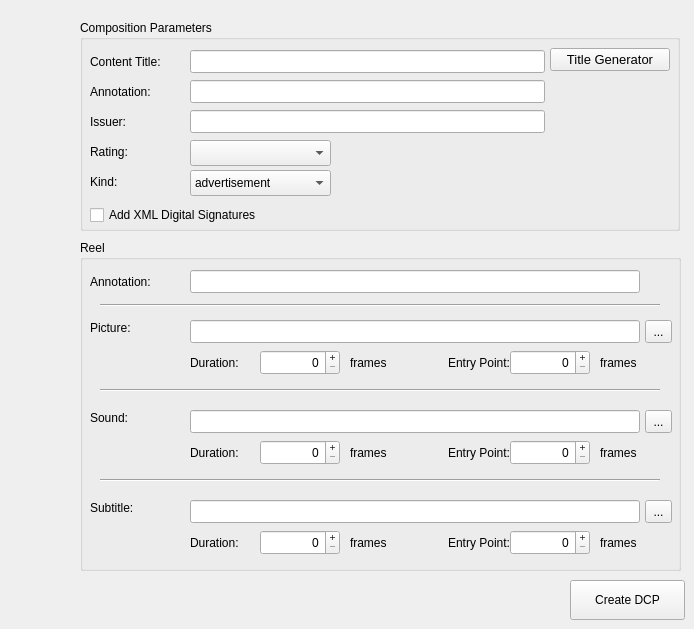
        <widget class="QWidget" name="xmlTab">
         <attribute name="title">
          <string notr="true">DCP</string>
         </attribute>
         <widget class="QGroupBox" name="cplGroupBox">
          <property name="geometry">
           <rect>
            <x>80</x>
            <y>20</y>
            <width>600</width>
            <height>211</height>
           </rect>
          </property>
          <property name="title">
           <string>Composition Parameters</string>
          </property>
          <widget class="QLabel" name="cplAnnotationLabel">
           <property name="geometry">
            <rect>
             <x>10</x>
             <y>60</y>
             <width>100</width>
             <height>23</height>
            </rect>
           </property>
           <property name="text">
            <string>Annotation:</string>
           </property>
          </widget>
          <widget class="QLabel" name="cplTitleLabel">
           <property name="geometry">
            <rect>
             <x>10</x>
             <y>30</y>
             <width>100</width>
             <height>23</height>
            </rect>
           </property>
           <property name="text">
            <string>Content Title:</string>
           </property>
          </widget>
          <widget class="QLabel" name="cplRatingLabel">
           <property name="geometry">
            <rect>
             <x>10</x>
             <y>120</y>
             <width>100</width>
             <height>23</height>
            </rect>
           </property>
           <property name="text">
            <string>Rating:</string>
           </property>
          </widget>
          <widget class="QLabel" name="cplKindLabel">
           <property name="geometry">
            <rect>
             <x>10</x>
             <y>150</y>
             <width>100</width>
             <height>23</height>
            </rect>
           </property>
           <property name="text">
            <string>Kind:</string>
           </property>
          </widget>
          <widget class="QLineEdit" name="cplTitleEdit">
           <property name="geometry">
            <rect>
             <x>110</x>
             <y>30</y>
             <width>355</width>
             <height>23</height>
            </rect>
           </property>
           <property name="text">
            <string notr="true"/>
           </property>
           <property name="maxLength">
            <number>80</number>
           </property>
          </widget>
          <widget class="QLineEdit" name="cplAnnotationEdit">
           <property name="geometry">
            <rect>
             <x>110</x>
             <y>60</y>
             <width>355</width>
             <height>23</height>
            </rect>
           </property>
           <property name="text">
            <string notr="true"/>
           </property>
           <property name="maxLength">
            <number>128</number>
           </property>
          </widget>
          <widget class="QComboBox" name="cplRatingComboBox">
           <property name="geometry">
            <rect>
             <x>110</x>
             <y>120</y>
             <width>141</width>
             <height>26</height>
            </rect>
           </property>
           <item>
            <property name="text">
             <string notr="true"/>
            </property>
           </item>
           <item>
            <property name="text">
             <string notr="true">G</string>
            </property>
           </item>
           <item>
            <property name="text">
             <string notr="true">PG</string>
            </property>
           </item>
           <item>
            <property name="text">
             <string notr="true">PG-13</string>
            </property>
           </item>
           <item>
            <property name="text">
             <string notr="true">R</string>
            </property>
           </item>
           <item>
            <property name="text">
             <string notr="true">NC-17</string>
            </property>
           </item>
          </widget>
          <widget class="QComboBox" name="cplKindComboBox">
           <property name="geometry">
            <rect>
             <x>110</x>
             <y>150</y>
             <width>141</width>
             <height>26</height>
            </rect>
           </property>
           <item>
            <property name="text">
             <string notr="true">advertisement</string>
            </property>
           </item>
           <item>
            <property name="text">
             <string notr="true">feature</string>
            </property>
           </item>
           <item>
            <property name="text">
             <string notr="true">policy</string>
            </property>
           </item>
           <item>
            <property name="text">
             <string notr="true">psa</string>
            </property>
           </item>
           <item>
            <property name="text">
             <string notr="true">rating</string>
            </property>
           </item>
           <item>
            <property name="text">
             <string notr="true">short</string>
            </property>
           </item>
           <item>
            <property name="text">
             <string notr="true">teaser</string>
            </property>
           </item>
           <item>
            <property name="text">
             <string notr="true">test</string>
            </property>
           </item>
           <item>
            <property name="text">
             <string notr="true">trailer</string>
            </property>
           </item>
           <item>
            <property name="text">
             <string notr="true">transitional</string>
            </property>
           </item>
          </widget>
          <widget class="QPushButton" name="cplTitleGenButton">
           <property name="geometry">
            <rect>
             <x>470</x>
             <y>28</y>
             <width>120</width>
             <height>23</height>
            </rect>
           </property>
           <property name="font">
            <font>
             <pointsize>10</pointsize>
            </font>
           </property>
           <property name="text">
            <string>Title Generator</string>
           </property>
           <property name="flat">
            <bool>false</bool>
           </property>
          </widget>
          <widget class="QLabel" name="cplIssuerLabel">
           <property name="geometry">
            <rect>
             <x>10</x>
             <y>90</y>
             <width>100</width>
             <height>23</height>
            </rect>
           </property>
           <property name="text">
            <string>Issuer:</string>
           </property>
          </widget>
          <widget class="QLineEdit" name="cplIssuerEdit">
           <property name="geometry">
            <rect>
             <x>110</x>
             <y>90</y>
             <width>355</width>
             <height>23</height>
            </rect>
           </property>
           <property name="text">
            <string notr="true"/>
           </property>
           <property name="maxLength">
            <number>128</number>
           </property>
          </widget>
          <widget class="QCheckBox" name="digitalSignatureCheckBox">
           <property name="geometry">
            <rect>
             <x>10</x>
             <y>185</y>
             <width>210</width>
             <height>20</height>
            </rect>
           </property>
           <property name="text">
            <string notr="true">Add XML Digital Signatures</string>
           </property>
          </widget>
         </widget>
         <widget class="QGroupBox" name="reelGroupBox">
          <property name="geometry">
           <rect>
            <x>80</x>
            <y>240</y>
            <width>601</width>
            <height>331</height>
           </rect>
          </property>
          <property name="layoutDirection">
           <enum>Qt::LeftToRight</enum>
          </property>
          <property name="title">
           <string>Reel</string>
          </property>
          <widget class="QLabel" name="reelAnnotationLabel">
           <property name="geometry">
            <rect>
             <x>10</x>
             <y>30</y>
             <width>100</width>
             <height>23</height>
            </rect>
           </property>
           <property name="text">
            <string>Annotation:</string>
           </property>
          </widget>
          <widget class="QLineEdit" name="reelAnnotationEdit">
           <property name="geometry">
            <rect>
             <x>110</x>
             <y>30</y>
             <width>450</width>
             <height>23</height>
            </rect>
           </property>
           <property name="text">
            <string notr="true"/>
           </property>
           <property name="maxLength">
            <number>128</number>
           </property>
          </widget>
          <widget class="QWidget" name="reelPictureWidget" native="true">
           <property name="geometry">
            <rect>
             <x>0</x>
             <y>70</y>
             <width>600</width>
             <height>71</height>
            </rect>
           </property>
           <widget class="QLabel" name="reelPictureDurationLabel">
            <property name="geometry">
             <rect>
              <x>110</x>
              <y>40</y>
              <width>65</width>
              <height>25</height>
             </rect>
            </property>
            <property name="text">
             <string>Duration:</string>
            </property>
           </widget>
           <widget class="QLabel" name="reelPictureLabel">
            <property name="geometry">
             <rect>
              <x>10</x>
              <y>10</y>
              <width>100</width>
              <height>16</height>
             </rect>
            </property>
            <property name="text">
             <string>Picture:</string>
            </property>
           </widget>
           <widget class="QToolButton" name="reelPictureButton">
            <property name="geometry">
             <rect>
              <x>565</x>
              <y>10</y>
              <width>27</width>
              <height>23</height>
             </rect>
            </property>
            <property name="text">
             <string notr="true">...</string>
            </property>
           </widget>
           <widget class="QSpinBox" name="reelPictureDurationSpinBox">
            <property name="geometry">
             <rect>
              <x>180</x>
              <y>40</y>
              <width>80</width>
              <height>25</height>
             </rect>
            </property>
            <property name="layoutDirection">
             <enum>Qt::LeftToRight</enum>
            </property>
            <property name="alignment">
             <set>Qt::AlignRight|Qt::AlignTrailing|Qt::AlignVCenter</set>
            </property>
            <property name="buttonSymbols">
             <enum>QAbstractSpinBox::PlusMinus</enum>
            </property>
            <property name="suffix">
             <string notr="true"/>
            </property>
            <property name="prefix">
             <string notr="true"/>
            </property>
            <property name="maximum">
             <number>999999</number>
            </property>
            <property name="value">
             <number>0</number>
            </property>
           </widget>
           <widget class="QSpinBox" name="reelPictureOffsetSpinBox">
            <property name="geometry">
             <rect>
              <x>430</x>
              <y>40</y>
              <width>80</width>
              <height>25</height>
             </rect>
            </property>
            <property name="layoutDirection">
             <enum>Qt::LeftToRight</enum>
            </property>
            <property name="frame">
             <bool>true</bool>
            </property>
            <property name="alignment">
             <set>Qt::AlignRight|Qt::AlignTrailing|Qt::AlignVCenter</set>
            </property>
            <property name="buttonSymbols">
             <enum>QAbstractSpinBox::PlusMinus</enum>
            </property>
            <property name="suffix">
             <string notr="true"/>
            </property>
            <property name="prefix">
             <string notr="true"/>
            </property>
            <property name="maximum">
             <number>999999</number>
            </property>
           </widget>
           <widget class="QLabel" name="reelPictureOffsetLabel">
            <property name="geometry">
             <rect>
              <x>330</x>
              <y>40</y>
              <width>100</width>
              <height>25</height>
             </rect>
            </property>
            <property name="text">
             <string>Entry Point:</string>
            </property>
            <property name="alignment">
             <set>Qt::AlignRight|Qt::AlignTrailing|Qt::AlignVCenter</set>
            </property>
           </widget>
           <widget class="QLabel" name="reelPictureOffsetFrameLabel">
            <property name="geometry">
             <rect>
              <x>520</x>
              <y>40</y>
              <width>50</width>
              <height>25</height>
             </rect>
            </property>
            <property name="text">
             <string>frames</string>
            </property>
           </widget>
           <widget class="QLineEdit" name="reelPictureEdit">
            <property name="geometry">
             <rect>
              <x>110</x>
              <y>10</y>
              <width>450</width>
              <height>23</height>
             </rect>
            </property>
            <property name="text">
             <string notr="true"/>
            </property>
           </widget>
           <widget class="QLabel" name="reelPictureDurationFrameLabel">
            <property name="geometry">
             <rect>
              <x>270</x>
              <y>40</y>
              <width>50</width>
              <height>25</height>
             </rect>
            </property>
            <property name="text">
             <string>frames</string>
            </property>
           </widget>
          </widget>
          <widget class="QWidget" name="reelSoundWidget" native="true">
           <property name="geometry">
            <rect>
             <x>0</x>
             <y>160</y>
             <width>600</width>
             <height>71</height>
            </rect>
           </property>
           <widget class="QLabel" name="reelSoundDurationLabel">
            <property name="geometry">
             <rect>
              <x>110</x>
              <y>40</y>
              <width>65</width>
              <height>25</height>
             </rect>
            </property>
            <property name="text">
             <string>Duration:</string>
            </property>
           </widget>
           <widget class="QLabel" name="reelSoundLabel">
            <property name="geometry">
             <rect>
              <x>10</x>
              <y>10</y>
              <width>100</width>
              <height>16</height>
             </rect>
            </property>
            <property name="text">
             <string>Sound:</string>
            </property>
           </widget>
           <widget class="QToolButton" name="reelSoundButton">
            <property name="geometry">
             <rect>
              <x>565</x>
              <y>10</y>
              <width>27</width>
              <height>23</height>
             </rect>
            </property>
            <property name="text">
             <string notr="true">...</string>
            </property>
           </widget>
           <widget class="QSpinBox" name="reelSoundDurationSpinBox">
            <property name="geometry">
             <rect>
              <x>180</x>
              <y>40</y>
              <width>80</width>
              <height>25</height>
             </rect>
            </property>
            <property name="layoutDirection">
             <enum>Qt::LeftToRight</enum>
            </property>
            <property name="alignment">
             <set>Qt::AlignRight|Qt::AlignTrailing|Qt::AlignVCenter</set>
            </property>
            <property name="buttonSymbols">
             <enum>QAbstractSpinBox::PlusMinus</enum>
            </property>
            <property name="suffix">
             <string notr="true"/>
            </property>
            <property name="prefix">
             <string notr="true"/>
            </property>
            <property name="maximum">
             <number>999999</number>
            </property>
            <property name="value">
             <number>0</number>
            </property>
           </widget>
           <widget class="QSpinBox" name="reelSoundOffsetSpinBox">
            <property name="geometry">
             <rect>
              <x>430</x>
              <y>40</y>
              <width>80</width>
              <height>25</height>
             </rect>
            </property>
            <property name="layoutDirection">
             <enum>Qt::LeftToRight</enum>
            </property>
            <property name="alignment">
             <set>Qt::AlignRight|Qt::AlignTrailing|Qt::AlignVCenter</set>
            </property>
            <property name="buttonSymbols">
             <enum>QAbstractSpinBox::PlusMinus</enum>
            </property>
            <property name="suffix">
             <string notr="true"/>
            </property>
            <property name="prefix">
             <string notr="true"/>
            </property>
            <property name="maximum">
             <number>999999</number>
            </property>
           </widget>
           <widget class="QLabel" name="reelSoundOffsetLabel">
            <property name="geometry">
             <rect>
              <x>330</x>
              <y>40</y>
              <width>100</width>
              <height>25</height>
             </rect>
            </property>
            <property name="text">
             <string>Entry Point:</string>
            </property>
            <property name="alignment">
             <set>Qt::AlignRight|Qt::AlignTrailing|Qt::AlignVCenter</set>
            </property>
           </widget>
           <widget class="QLabel" name="reelSoundOffsetFrameLabel">
            <property name="geometry">
             <rect>
              <x>520</x>
              <y>40</y>
              <width>50</width>
              <height>25</height>
             </rect>
            </property>
            <property name="text">
             <string>frames</string>
            </property>
           </widget>
           <widget class="QLineEdit" name="reelSoundEdit">
            <property name="geometry">
             <rect>
              <x>110</x>
              <y>10</y>
              <width>450</width>
              <height>23</height>
             </rect>
            </property>
            <property name="text">
             <string notr="true"/>
            </property>
           </widget>
           <widget class="QLabel" name="reelSoundDurationFrameLabel">
            <property name="geometry">
             <rect>
              <x>270</x>
              <y>40</y>
              <width>50</width>
              <height>25</height>
             </rect>
            </property>
            <property name="text">
             <string>frames</string>
            </property>
           </widget>
          </widget>
          <widget class="QWidget" name="reelSubtitleWidget" native="true">
           <property name="geometry">
            <rect>
             <x>0</x>
             <y>250</y>
             <width>600</width>
             <height>71</height>
            </rect>
           </property>
           <widget class="QLabel" name="reelSubtitleDurationLabel">
            <property name="geometry">
             <rect>
              <x>110</x>
              <y>40</y>
              <width>65</width>
              <height>25</height>
             </rect>
            </property>
            <property name="text">
             <string>Duration:</string>
            </property>
           </widget>
           <widget class="QLabel" name="reelSubtitleLabel">
            <property name="geometry">
             <rect>
              <x>10</x>
              <y>10</y>
              <width>100</width>
              <height>16</height>
             </rect>
            </property>
            <property name="text">
             <string>Subtitle:</string>
            </property>
           </widget>
           <widget class="QToolButton" name="reelSubtitleButton">
            <property name="geometry">
             <rect>
              <x>565</x>
              <y>10</y>
              <width>27</width>
              <height>23</height>
             </rect>
            </property>
            <property name="text">
             <string notr="true">...</string>
            </property>
           </widget>
           <widget class="QSpinBox" name="reelSubtitleDurationSpinBox">
            <property name="geometry">
             <rect>
              <x>180</x>
              <y>40</y>
              <width>80</width>
              <height>25</height>
             </rect>
            </property>
            <property name="layoutDirection">
             <enum>Qt::LeftToRight</enum>
            </property>
            <property name="alignment">
             <set>Qt::AlignRight|Qt::AlignTrailing|Qt::AlignVCenter</set>
            </property>
            <property name="buttonSymbols">
             <enum>QAbstractSpinBox::PlusMinus</enum>
            </property>
            <property name="suffix">
             <string notr="true"/>
            </property>
            <property name="prefix">
             <string notr="true"/>
            </property>
            <property name="maximum">
             <number>999999</number>
            </property>
            <property name="value">
             <number>0</number>
            </property>
           </widget>
           <widget class="QSpinBox" name="reelSubtitleOffsetSpinBox">
            <property name="geometry">
             <rect>
              <x>430</x>
              <y>40</y>
              <width>80</width>
              <height>25</height>
             </rect>
            </property>
            <property name="layoutDirection">
             <enum>Qt::LeftToRight</enum>
            </property>
            <property name="alignment">
             <set>Qt::AlignRight|Qt::AlignTrailing|Qt::AlignVCenter</set>
            </property>
            <property name="buttonSymbols">
             <enum>QAbstractSpinBox::PlusMinus</enum>
            </property>
            <property name="suffix">
             <string notr="true"/>
            </property>
            <property name="prefix">
             <string notr="true"/>
            </property>
            <property name="maximum">
             <number>999999</number>
            </property>
           </widget>
           <widget class="QLabel" name="reelSubtitleOffsetLabel">
            <property name="geometry">
             <rect>
              <x>330</x>
              <y>40</y>
              <width>100</width>
              <height>25</height>
             </rect>
            </property>
            <property name="text">
             <string>Entry Point:</string>
            </property>
            <property name="alignment">
             <set>Qt::AlignRight|Qt::AlignTrailing|Qt::AlignVCenter</set>
            </property>
           </widget>
           <widget class="QLabel" name="reelSubtitleOffsetFrameLabel">
            <property name="geometry">
             <rect>
              <x>520</x>
              <y>40</y>
              <width>50</width>
              <height>25</height>
             </rect>
            </property>
            <property name="text">
             <string>frames</string>
            </property>
           </widget>
           <widget class="QLineEdit" name="reelSubtitleEdit">
            <property name="geometry">
             <rect>
              <x>110</x>
              <y>10</y>
              <width>450</width>
              <height>23</height>
             </rect>
            </property>
            <property name="text">
             <string notr="true"/>
            </property>
           </widget>
           <widget class="QLabel" name="reelSubtitleDurationFrameLabel">
            <property name="geometry">
             <rect>
              <x>270</x>
              <y>40</y>
              <width>50</width>
              <height>25</height>
             </rect>
            </property>
            <property name="text">
             <string>frames</string>
            </property>
           </widget>
          </widget>
          <widget class="Line" name="line_1">
           <property name="geometry">
            <rect>
             <x>20</x>
             <y>55</y>
             <width>560</width>
             <height>20</height>
            </rect>
           </property>
           <property name="orientation">
            <enum>Qt::Horizontal</enum>
           </property>
          </widget>
          <widget class="Line" name="line_2">
           <property name="geometry">
            <rect>
             <x>20</x>
             <y>140</y>
             <width>560</width>
             <height>20</height>
            </rect>
           </property>
           <property name="orientation">
            <enum>Qt::Horizontal</enum>
           </property>
          </widget>
          <widget class="Line" name="line_3">
           <property name="geometry">
            <rect>
             <x>20</x>
             <y>230</y>
             <width>560</width>
             <height>20</height>
            </rect>
           </property>
           <property name="orientation">
            <enum>Qt::Horizontal</enum>
           </property>
          </widget>
         </widget>
         <widget class="QPushButton" name="createDcpButton">
          <property name="geometry">
           <rect>
            <x>570</x>
            <y>580</y>
            <width>115</width>
            <height>40</height>
           </rect>
          </property>
          <property name="text">
           <string>Create DCP</string>
          </property>
         </widget>
        </widget>
